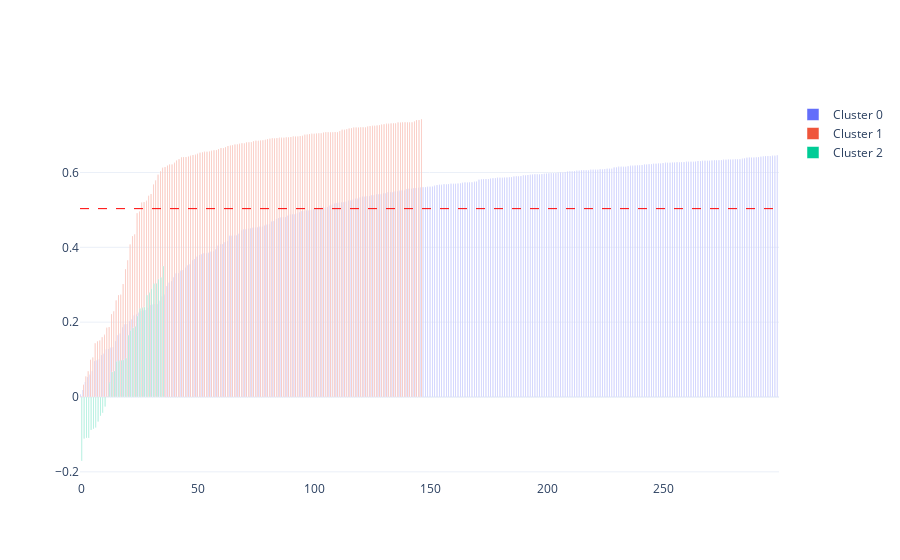

The code cell stored with this chart in its notebook:
### Code cell
import plotly.express as px
import plotly.graph_objects as go
import plotly.io as pio
pio.templates.default = "plotly_white"

# fig = px.bar(df.sort_values(by=["rotulos"]), y=df.columns[0], color=df.columns[1])
# fig.show()

data=[]
for r in rotulos:
    data.append(
        go.Bar(name=f"Cluster {r}",  y=df["silhuetas"][df["rotulos"]==r])
    )

fig = go.Figure(data=data)
fig.add_hline(y=cluster["silhueta_media"], 
                  line_width=1, 
                  line_dash="dash", 
                  line_color="red")
# Change the bar mode
fig.update_layout(barmode='group')
fig.show()

### Figure 1 — Plotly figure (JSON) as saved in the notebook; plotly's stock layout.template omitted (floating-point values rounded to 4 significant figures; data arrays with more than 128 entries replaced by an {"elided": "..."} marker saying what was removed)
{"data": [{"name": "Cluster 0", "type": "bar", "y": {"elided": "300 float values"}}, {"name": "Cluster 1", "type": "bar", "y": {"elided": "147 float values"}}, {"name": "Cluster 2", "type": "bar", "y": [-0.171, -0.1109, -0.1098, -0.1095, -0.08831, -0.08465, -0.08174, -0.06539, -0.0498, -0.04211, -0.02534, 0.0005847, 0.03777, 0.06717, 0.06965, 0.0951, 0.09669, 0.0973, 0.09874, 0.1037, 0.1651, 0.178, 0.1848, 0.1885, 0.2167, 0.2366, 0.2385, 0.2405, 0.2716, 0.2784, 0.2895, 0.3025, 0.3032, 0.3145, 0.3194, 0.3502]}], "layout": {"autosize": true, "barmode": "group", "shapes": [{"line": {"color": "red", "dash": "dash", "width": 1}, "type": "line", "x0": 0, "x1": 1, "xref": "x domain", "y0": 0.5035, "y1": 0.5035, "yref": "y"}], "xaxis": {"autorange": true, "range": [-0.5, 299.5]}, "yaxis": {"autorange": true, "range": [-0.2218, 0.7938], "type": "linear"}}}
